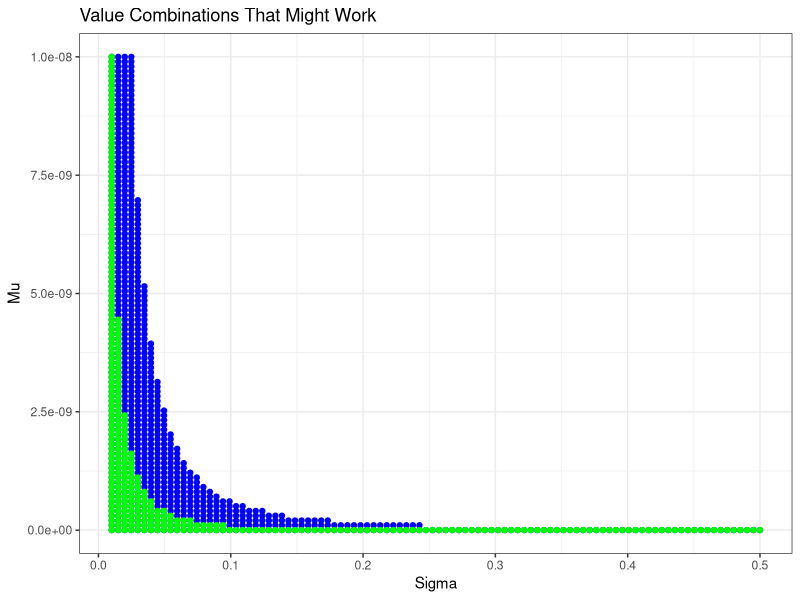
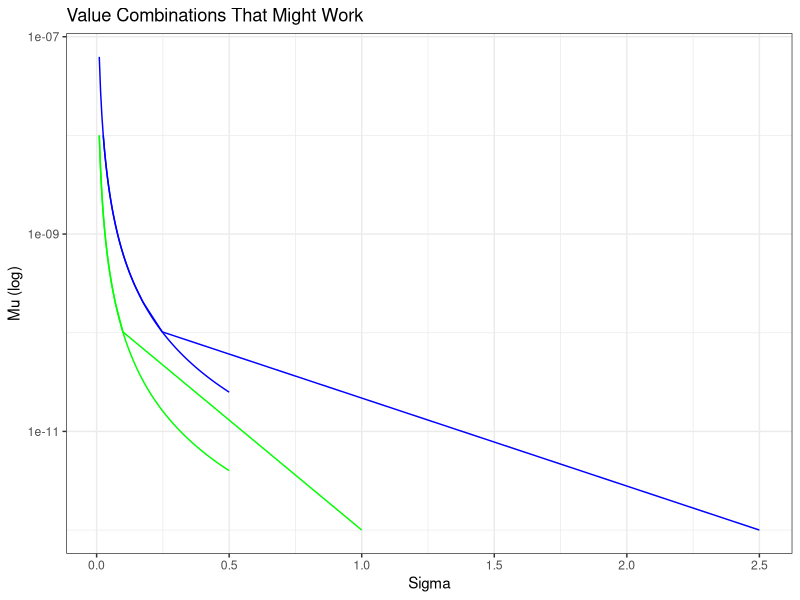

These charts were generated, in order, by the following R code:
## ---- chunk 1
knitr::opts_chunk$set(echo = TRUE)
library(ggplot2)
library(viridis)
library(colorspace)
library(gridExtra)

#setwd("~/Desktop/Proposal Old Drafts")
## ---- chunk 2

sigma = seq(0.01, 0.5, length.out=100)
mu = seq(10^-12, 10^-8, length.out=100)

mat = mapply(rep, 1:4, 4:1)
my_grid <- as.data.frame(expand.grid(sigma, mu))
my_grid$results = mapply(`*`,sigma*2*10^6,rep(sqrt(mu),each=length(sigma)))

ggplot(my_grid, aes(x = Var1, y=Var2)) +
  geom_point(data=my_grid[my_grid$results <=5, ], aes(x = Var1, y=Var2), col="blue")+
  geom_point(data=my_grid[my_grid$results <=2, ], aes(x = Var1, y=Var2), col="green")+
  ggtitle("Value Combinations That Might Work") +
  xlab("Sigma") + ylab("Mu")+
  theme_bw()


## ---- chunk 3

#2=sigma*sqrt(mu)*2*10^6
y_mu_2 = (2/(sigma*2*10^6))^2
y_mu_5 = (5/(sigma*2*10^6))^2
x_sigma_2 = 2/(sqrt(mu)*2*10^6)
x_sigma_5 = 5/(sqrt(mu)*2*10^6)
ggplot() +
  geom_line(aes(x = sigma, y=y_mu_5), col="blue")+
  geom_line(aes(x = sigma, y=y_mu_2), col="green")+
  geom_line(aes(x = x_sigma_5, y=mu), col="blue")+
  geom_line(aes(x = x_sigma_2, y=mu), col="green")+
  scale_y_log10()+
  #geom_point(data=my_grid[my_grid$results <=2, ], aes(x = Var1, y=Var2), col="green")+
  ggtitle("Value Combinations That Might Work") +
  xlab("Sigma") + ylab("Mu (log)")+ #xlim(0, 0.6)+
  theme_bw()


